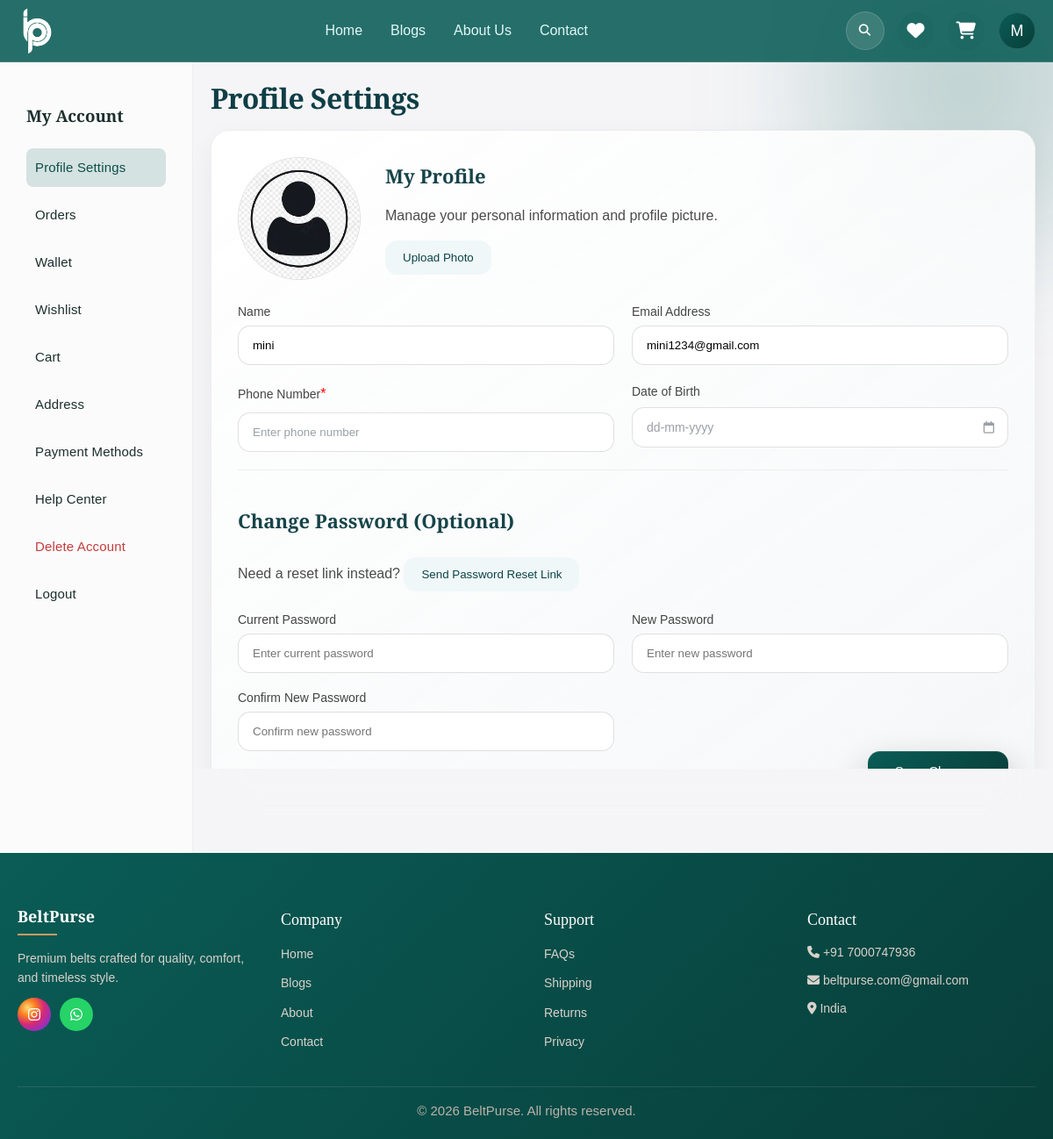
Before: /account (signed in) with the older database file.
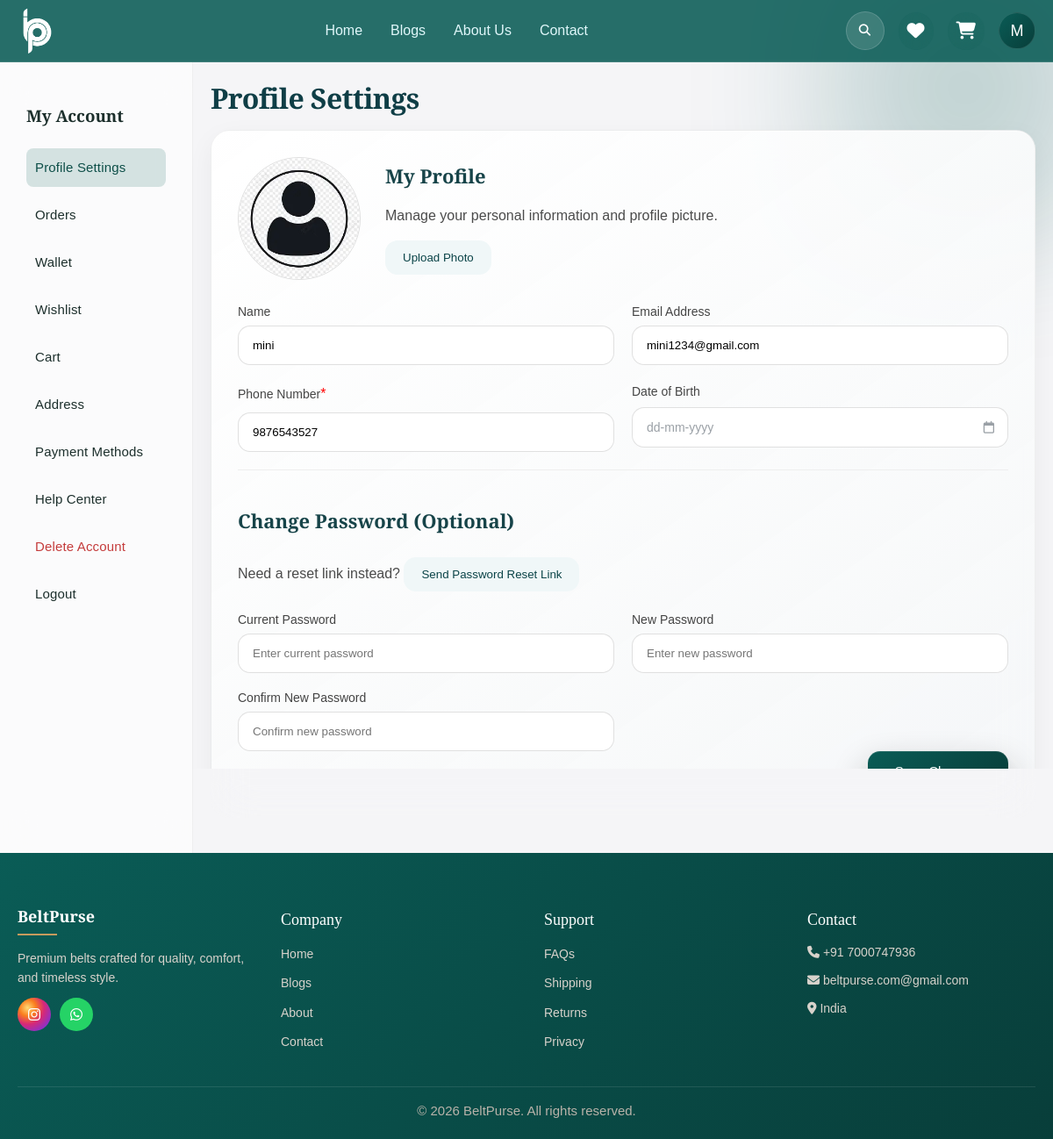
After: the same page with the newer database file.
### models.py (models this page shows)
class User(db.Model):
    __tablename__ = "users"
    id = db.Column(db.Integer, primary_key=True)
    username = db.Column(db.String(50), unique=True, nullable=False)
    email = db.Column(db.String(100), unique=True, nullable=False)
    password = db.Column(db.String(255), nullable=False)
    avatar = db.Column(db.String(255))
    remember_token = db.Column(db.String(100))
    created_at = db.Column(db.DateTime, default=datetime.utcnow)
    is_admin = db.Column(db.Boolean, default=False)
    phone = db.Column(db.String(15))
    dob = db.Column(db.Date)
    email_verified = db.Column(db.Boolean, default=False)
    phone_verified = db.Column(db.Boolean, default=False)
    balance = db.Column(db.Float, default=0.0)  # Wallet balance
    addresses = db.relationship('Address', backref='user', lazy=True)
    orders = db.relationship('Order', backref='user', lazy=True)
    wishlist_items = db.relationship("Wishlist", backref="user", lazy=True)
    payment_methods = db.relationship('PaymentMethod', backref='user', lazy=True)
    wallet_transactions = db.relationship('WalletTransaction', backref='user', lazy=True)
    tickets = db.relationship('Ticket', backref='user', lazy=True)

### app.py (the view)
@app.route('/account')
def account():
    if 'email' not in session:
        return redirect('/?show_login=1')
    user = User.query.filter_by(email=session['email']).first()
    return render_template("account.html", user=user)

### app.py (called while the page is built)
@login_manager.user_loader
def load_user(user_id):
    return User.query.get(int(user_id))

@app.context_processor
def inject_counts():
    if 'email' in session:
        user = User.query.filter_by(email=session['email']).first()
        if user:
            cart_count = db.session.execute(text("""
                SELECT SUM(quantity) FROM cart WHERE user_id=:uid
            """), {"uid": user.id}).scalar() or 0
            wishlist_count = db.session.execute(text("""
                SELECT COUNT(*) FROM wishlist WHERE user_id=:uid
            """), {"uid": user.id}).scalar() or 0
            return dict(
                cart_count=cart_count,
                wishlist_count=wishlist_count,
                user={
                    "username": user.username,
                    "email": user.email,
                    "avatar": user.avatar
                }
            )
    return dict(cart_count=0, wishlist_count=0, user=None)

### templates/account.html (shortened to what the changed rows need)
{% extends "base.html" %}
{% block content %}
<div class="account">
    <div class="content">
        <div id="profile" class="section active">
            <h2>Profile Settings</h2>
            <div class="apple-card profile-card">
                <div class="form-grid">
                    <div class="form-group">
                        <label>Name</label>
                        <input id="name" value="{{ user.username }}" placeholder="Your name">
                    </div>
                    <div class="form-group">
                        <label>Email Address</label>
                        <input id="email" type="email" value="{{ user.email }}" placeholder="Your email">
                    </div>
                    <div class="form-group profile-contact-field">
                        <label>Phone Number <span style="color: red;">*</span></label>
                        <input id="phone" placeholder="Enter phone number" value="{{ user.phone or '' }}">
                    </div>
                    <div class="form-group profile-contact-field">
                        <div class="date-input-wrapper">
                            <input
                                type="text"
                                id="dob"
                                class="profile-input date-input{% if user.dob %} has-value{% endif %}"
                                value="{{ user.dob.strftime('%d-%m-%Y') if user.dob else '' }}"
                                placeholder="dd-mm-yyyy"
                                inputmode="numeric"
                                autocomplete="off"
                            >
                        </div>
                    </div>
                </div>
            </div>
        </div>
    </div>
</div>
{% endblock %}

### templates/base.html (shortened to what this page needs)
<!DOCTYPE html>
<html lang="en">
<head>
    <link rel="stylesheet" href="/static/css/style.css">
    <link rel="stylesheet" href="https://cdnjs.cloudflare.com/ajax/libs/font-awesome/6.5.0/css/all.min.css">
    <link href="https://fonts.cdnfonts.com/css/gotham" rel="stylesheet">
</head>
<body>
<header class="navbar {% if request.path == '/' %}is-homepage{% else %}not-homepage{% endif %}" id="navbar">
    <div class="nav-left">
        <div class="logo">
            <a href="/">
                <img src="/static/images/bp_logo-white.png" alt="Logo">
            </a>
        </div>
    </div>
    <div class="nav-center" id="navCenter">
        <a href="/">Home</a>
        <a href="/blogs">Blogs</a>
        <a href="/about">About Us</a>
        <a href="/#contact">Contact</a>
    </div>
    <div class="nav-right" id="navRight">
        <div class="search-bar desktop-search" id="desktopSearchBar" style="position:relative;">
            <button type="button" class="desktop-search-toggle" aria-label="Open search">
                <i class="fa-solid fa-magnifying-glass"></i>
            </button>
        </div>
        <div class="icon-box premium-icon desktop-count-icon" tabindex="0" aria-label="Wishlist" onclick="window.location='/wishlist'">
            <i class="fa-solid fa-heart"></i>
        </div>
        <div class="icon-box premium-icon desktop-count-icon" tabindex="0" aria-label="Cart" onclick="window.location='/cart'">
            <i class="fa-solid fa-cart-shopping"></i>
        </div>
{% if user %}
    <a href="/account" class="user-profile-link avatar-account-link">
        {% if user.avatar %}
            <img src="{{ user.avatar }}" class="avatar-img">
        {% else %}
            <div class="avatar premium-avatar">
                {{ user.username[0]|upper }}
            </div>
        {% endif %}
    </a>
{% else %}
    <a href="#" id="loginBtn" class="user-profile-link desktop-login-link">
        <i class="fa-regular fa-user"></i>
    </a>
{% endif %}
    </div>
</header>
{% block content %}{% endblock %}
<footer class="site-footer">
  <div class="footer-container">
    <div class="footer-col brand-info">
      <h3>BeltPurse</h3>
      <p>
        Premium belts crafted for quality, comfort, and timeless style.
      </p>
     <div class="social-icons">
    <a href="https://www.instagram.com/beltpurse.comm?igsh=MTI5cGlmOTVoZGN4cA==" target="_blank" class="insta">
        <i class="fa-brands fa-instagram"></i>
    </a>
    <a href="https://wa.me/917000747936" target="_blank" class="whatsapp">
        <i class="fa-brands fa-whatsapp"></i>
    </a>
</div>
    </div>
    <div class="footer-col">
      <h4>Company</h4>
      <ul>
        <li><a href="/">Home</a></li>
        <li><a href="/blogs">Blogs</a></li>
        <li><a href="/about">About</a></li>
        <li><a href="/#contact">Contact</a></li>
      </ul>
    </div>
    <div class="footer-col">
      <h4>Support</h4>
      <ul>
       <li><a href="/#faq">FAQs</a></li>
        <li><a href="/shipping-policy">Shipping</a></li>
        <li><a href="/return-policy">Returns</a></li>
        <li><a href="/privacy-policy">Privacy</a></li>
      </ul>
    </div>
    <div class="footer-col contact-info">
      <h4>Contact</h4>
     <p><i class="fa-solid fa-phone"></i> +91 7000747936</p>
<p><i class="fa-solid fa-envelope"></i> beltpurse.com@gmail.com</p>
<p><i class="fa-solid fa-location-dot"></i> India</p>
    </div>
  </div>
  <div class="footer-bottom">
    <p>© 2026 BeltPurse. All rights reserved.</p>
  </div>
</footer>
</body>
</html>

Changed rows visible on the page:
changed User "mini": phone (not shown) → "9876543527"
